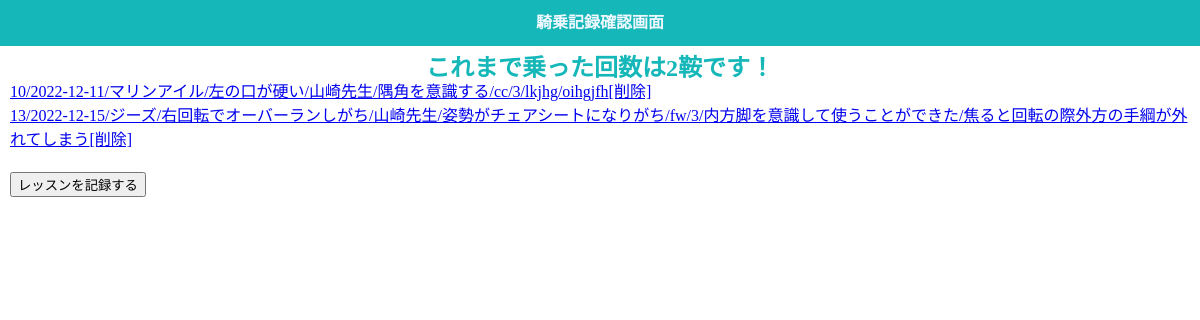
The page /select.php on the database as committed earlier.
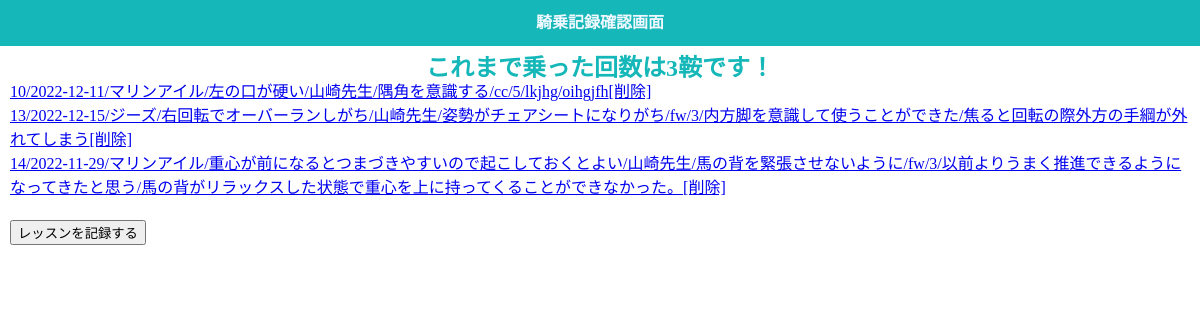
The same page on the database as committed later.
### tables this page shows
CREATE TABLE `gs_bm_table` (
  `id` int(12) NOT NULL,
  `ride_day` date NOT NULL,
  `activity` varchar(12) NOT NULL,
  `instructor` varchar(64) NOT NULL,
  `advice` text NOT NULL,
  `horse` varchar(64) NOT NULL,
  `horse_habit` text NOT NULL,
  `rating` int(1) NOT NULL,
  `good` text NOT NULL,
  `improvements` text NOT NULL,
  `date` datetime NOT NULL
);

### funcs.php (called while the page is built, shortened)
<?php
function h($str)
{
    return htmlspecialchars($str, ENT_QUOTES, 'UTF-8');
}

### count.php (the view, shortened to what this page needs)
<?php
require_once('funcs.php');
$pdo = db_conn();
$stmt = $pdo->prepare("SELECT * FROM gs_bm_table;");
$status = $stmt->execute();
$view="";
$count="";
if ($status==false) {
  $error = $stmt->errorInfo();
  exit("ErrorQuery:".$error[2]);
}else{
  while( $result = $stmt->fetch(PDO::FETCH_ASSOC)){
    $view .= '<p>';
       $view .= '<a href="detail.php?id=' . h($result['id']) . '">';
       $view .= h($result['id'])
    . '/' . h($result['ride_day'])
    . '/' . h($result['horse'])
    . '/' . h($result['horse_habit'])
    . '/' . h($result['instructor'])
    . '/' . h($result['advice'])
    . '/' . h($result['activity'])
    . '/' . h($result['rating'])
    . '/' . h($result['good'])
    . '/' . h($result['improvements']);
    $view .= '</a>';
    $view .= '<a href="delete.php?id=' .h($result['id']). '">';
    $view .= '[削除]';
    $view .= '</a>';
    $view .= '</p>';
  }
}
?>

### select.php (shortened to what this page needs)
<!DOCTYPE html>
<html lang="ja">
<head>
    <link rel="stylesheet" href="css/reset.css">
    <link rel="stylesheet" href="css/style.css">
    <?php require_once('./count.php'); ?>
</head>
<body>
 <header class="header">
      <h1>騎乗記録確認画面</h1>
 </header>
<main>
  <div class="count_all">
      <?php
        echo "これまで乗った回数は" . $count . "鞍です！";
      ?>
  </div>
  <div>
      <div class="container jumbotron"><?= $view ?></div>
  </div>
  <div style="margin-top: 20px;">
        <a href="index.php"><button>レッスンを記録する</button></a>
   </div>
</main>
</body>
</html>

### css/style.css (style rules this page uses)
.header { background-color: #15B7B9; color:aliceblue; text-align: center; font-weight: bold; padding: 15px }
main { padding:10px; line-height: 1.5rem; }
.count_all { text-align: center; color: #15B7B9; font-weight: bold; font-size: 1.5rem; }

Rows that differ between the two databases and show on the page:
changed gs_bm_table (number 1 of 3 on the later page): value "10/2022-12-11/マリンアイル/左の口が硬い/山崎先生/隅角を意識する/cc/3/lkjhg/oihgjfh [削除]" → "10/2022-12-11/マリンアイル/左の口が硬い/山崎先生/隅角を意識する/cc/5/lkjhg/oihgjfh [削除]"
added gs_bm_table: value "14/2022-11-29/マリンアイル/重心が前になるとつまづきやすいので起こしておくとよい/山崎先生/馬の背を緊張させないように/fw/3/以前よりうまく推進できるようになってきたと思う/馬の背がリラックスした状態で重心を上に持ってくることができなかった。 [削除]"
Other text that changed with them:
$count: "2" → "3"
